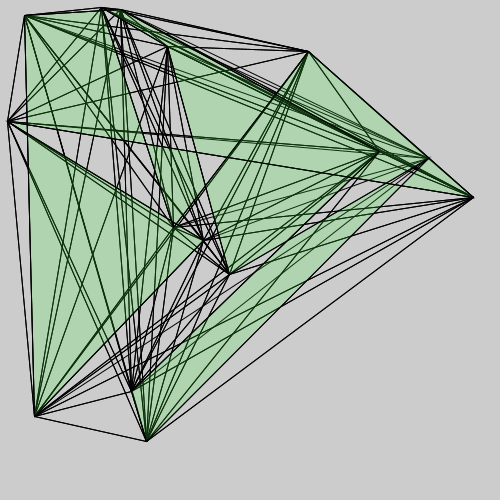
Frame 1 (no input)
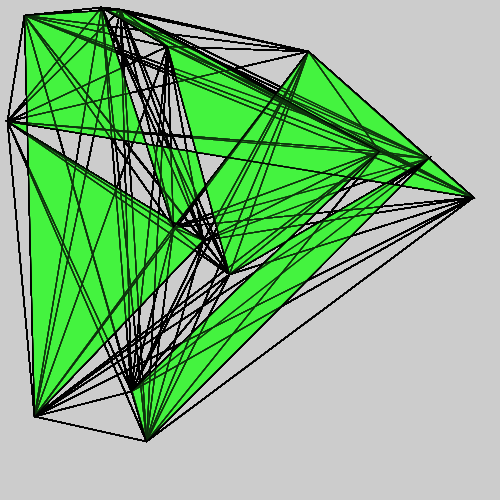
Frame 60 (the mouse pressed at the canvas centre just before this capture)
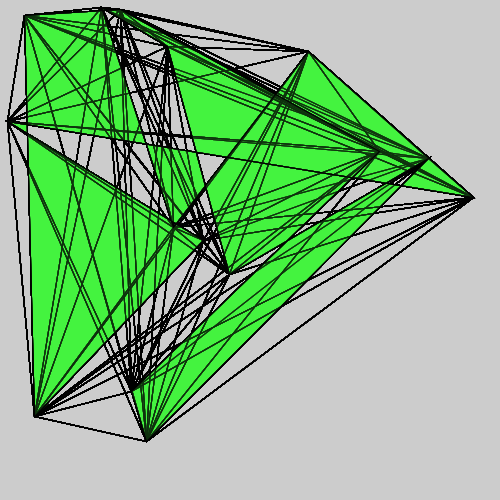
Frame 120 (the mouse held since frame 60 and released just before this capture)

The Processing sketch that drew these frames (run headless with seeded random() and noise(); from frame 60 on, the mouse is pressed at the canvas centre):

// Processing sketch: Cat_s_Cradle_Color
// ── Cat_s_Cradle_Color.pde
//Create a yarn art/cat’s cradle project that can color in the randomly created polygons.
//Skylar Liang

float [] cx;
float [] cy;
float [] nx;
float [] ny;
int delt = round(random(5,20));
PShape s;

void setup() {
  size(500, 500);
  //background(#000000);
  cx = new float[delt];
  cy = new float[delt];
  s = createShape();
  s.beginShape();
  s.fill(random(256), random(256), random(256), 50);
  int i = 0;
  while (i < delt) {
    cx[i] = random(width);
    cy[i] = random(height);
    s.vertex(cx[i],cy[i]);
    i ++;
  }//end of for loop, how many dots you will have on the screen
  s.endShape(CLOSE);
}//end of set up

void draw() {
  for(int n = 0; n < delt; n ++){
    for(int j = 1; j < delt; j ++){//for inside a for is combination 
      line(cx[n], cy[n], cx[j], cy[j]);
    }//end for j
  }//end for n
  shape (s, 0, 0);
}//end of draw
